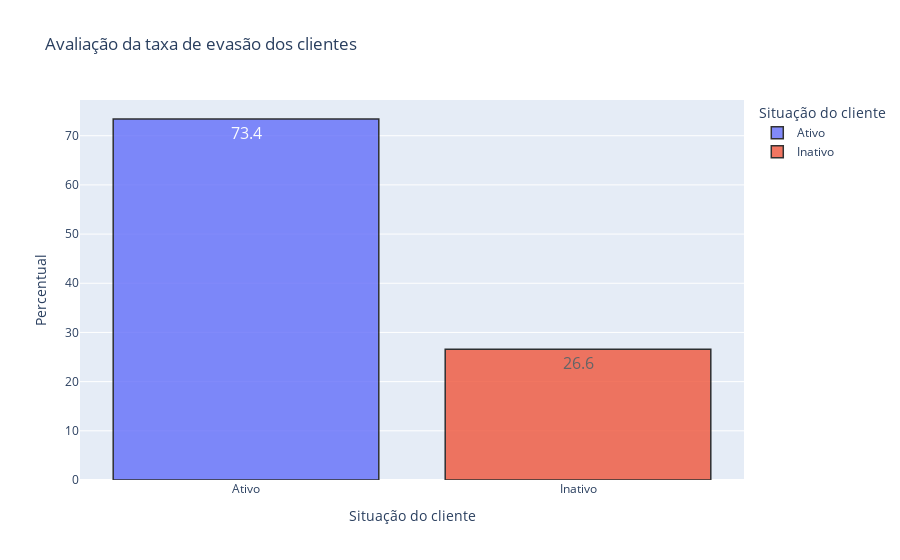

The cell this chart's notebook holds for it:
### Markdown cell above
## **4.1 - Análise da evasão de clientes**

O gráfico abaixo exibe o resultado já observado anteriormente, onde um pouco mais de 26% dos clientes pediram o cancelamento do plano.

### Code cell
# Criadno um dataframe temporário para plotar o gráfico de evasão de clientes
df_inativo = df.Cliente_Inativo.value_counts(normalize=True)*100
df_inativo = df_inativo.to_frame().reset_index()
df_inativo.columns = ['Situação do cliente', 'Percentual']
df_inativo['Situação do cliente'] = df_inativo['Situação do cliente'].map({0:'Ativo', 1:'Inativo'})
df_inativo['Percentual'] = df_inativo['Percentual'].round(1)

fig = px.bar(df_inativo, x = df_inativo['Situação do cliente'], y = df_inativo['Percentual'], color = "Situação do cliente", text='Percentual',
    title="Avaliação da taxa de evasão dos clientes")
fig.update_traces(textfont_size=16, textangle=0, textposition="inside", cliponaxis=False, opacity=0.8, marker_line_width=1.5,
    marker_line_color = 'rgb(0,0,0)')
fig.show()

### Figure 1 — Plotly figure (JSON) as saved in the notebook; plotly's stock layout.template omitted (floating-point values rounded to 4 significant figures)
{"data": [{"alignmentgroup": "True", "cliponaxis": false, "hovertemplate": "Situação do cliente=%{x}<br>Percentual=%{text}<extra></extra>", "legendgroup": "Ativo", "marker": {"color": "#636efa", "line": {"color": "rgb(0,0,0)", "width": 1.5}, "pattern": {"shape": ""}}, "name": "Ativo", "offsetgroup": "Ativo", "opacity": 0.8, "orientation": "v", "showlegend": true, "text": [73.4], "textangle": 0, "textfont": {"size": 16}, "textposition": "inside", "type": "bar", "x": ["Ativo"], "xaxis": "x", "y": [73.4], "yaxis": "y"}, {"alignmentgroup": "True", "cliponaxis": false, "hovertemplate": "Situação do cliente=%{x}<br>Percentual=%{text}<extra></extra>", "legendgroup": "Inativo", "marker": {"color": "#EF553B", "line": {"color": "rgb(0,0,0)", "width": 1.5}, "pattern": {"shape": ""}}, "name": "Inativo", "offsetgroup": "Inativo", "opacity": 0.8, "orientation": "v", "showlegend": true, "text": [26.6], "textangle": 0, "textfont": {"size": 16}, "textposition": "inside", "type": "bar", "x": ["Inativo"], "xaxis": "x", "y": [26.6], "yaxis": "y"}], "layout": {"barmode": "relative", "legend": {"title": {"text": "Situação do cliente"}, "tracegroupgap": 0}, "title": {"text": "Avaliação da taxa de evasão dos clientes"}, "xaxis": {"anchor": "y", "categoryarray": ["Ativo", "Inativo"], "categoryorder": "array", "domain": [0, 1], "title": {"text": "Situação do cliente"}}, "yaxis": {"anchor": "x", "domain": [0, 1], "title": {"text": "Percentual"}}}}
